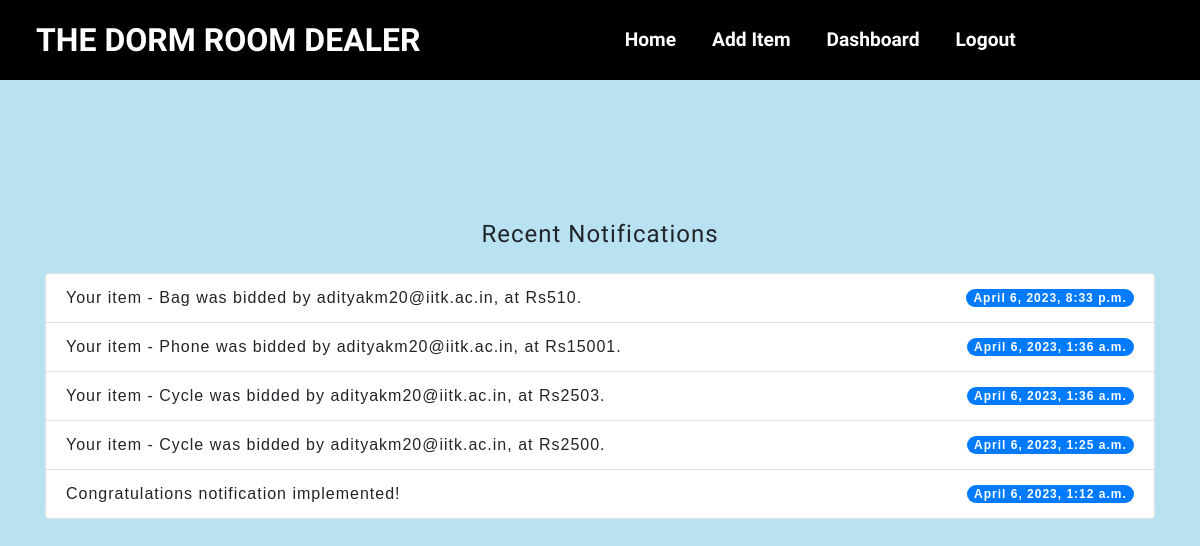
Before: /notifications (signed in) with the older database file.
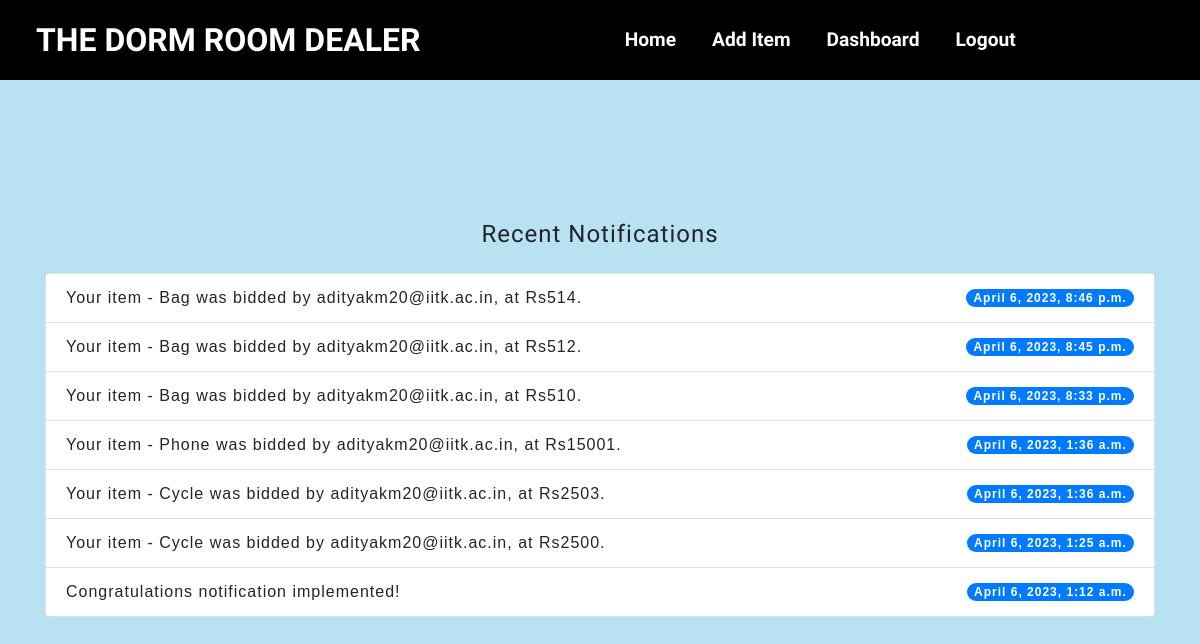
After: the same page with the newer database file.
### accounts/models.py (models this page shows)
class Notification(models.Model):
    message = models.CharField(max_length=100)
    date = models.DateTimeField(auto_now_add=True)
    seen = models.BooleanField(default=False)
    def __str__(self):
        return self.message

### accounts/views.py (the view)
# urls.py: path('notifications', views.notifications, name="notifications"),
@login_required(login_url='login')
def notifications(request):
    user = request.user
    show_notifications_link = False
    notifications = user.notifications.all().order_by('-date')
    for notification in notifications:
        if notification.seen == False:
            notification.seen = True
            notification.save()
    notifications = notifications[:10]
    for notification in notifications:
        print(notification)
    print('hello')
    return render(request, "notifications.html", {'notifications': notifications})

### templates/notifications.html (shortened to what this page needs)
{% extends 'base.html' %}
{% block content %}
  <div class="container">
    <h4 class="text-center mb-4">Recent Notifications</h4>
    <ul class="list-group">
      {% for notification in notifications|slice:":10" %}
        <li class="list-group-item d-flex justify-content-between align-items-center">
          <span>{{ notification.message }}</span>
          <span class="badge badge-primary badge-pill">{{ notification.date }}</span>
        </li>
      {% endfor %}
    </ul>
  </div>
{% endblock %}

Changed rows visible on the page:
added Notification: message "Your item - Bag was bidded by adityakm20@iitk.ac.in, at Rs514.", date "April 6, 2023, 8:46 p.m."
added Notification: message "Your item - Bag was bidded by adityakm20@iitk.ac.in, at Rs512.", date "April 6, 2023, 8:45 p.m."
